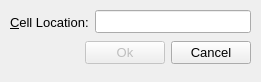
<?xml version="1.0" encoding="UTF-8"?>
<ui version="4.0">
 <class>GoToCellDialog</class>
 <widget class="QDialog" name="GoToCellDialog">
  <property name="geometry">
   <rect>
    <x>0</x>
    <y>0</y>
    <width>261</width>
    <height>82</height>
   </rect>
  </property>
  <property name="font">
   <font>
    <pointsize>10</pointsize>
   </font>
  </property>
  <property name="windowTitle">
   <string>Dialog</string>
  </property>
  <widget class="QWidget" name="">
   <property name="geometry">
    <rect>
     <x>10</x>
     <y>40</y>
     <width>241</width>
     <height>26</height>
    </rect>
   </property>
   <layout class="QHBoxLayout" name="horizontalLayout">
    <item>
     <spacer name="horizontalSpacer">
      <property name="orientation">
       <enum>Qt::Horizontal</enum>
      </property>
      <property name="sizeHint" stdset="0">
       <size>
        <width>40</width>
        <height>20</height>
       </size>
      </property>
     </spacer>
    </item>
    <item>
     <widget class="QPushButton" name="okButton">
      <property name="enabled">
       <bool>false</bool>
      </property>
      <property name="text">
       <string>Ok</string>
      </property>
      <property name="default">
       <bool>true</bool>
      </property>
     </widget>
    </item>
    <item>
     <widget class="QPushButton" name="cancelButton">
      <property name="text">
       <string>Cancel</string>
      </property>
     </widget>
    </item>
   </layout>
  </widget>
  <widget class="QWidget" name="">
   <property name="geometry">
    <rect>
     <x>10</x>
     <y>10</y>
     <width>241</width>
     <height>24</height>
    </rect>
   </property>
   <layout class="QHBoxLayout" name="horizontalLayout_2">
    <item>
     <widget class="QLabel" name="label">
      <property name="text">
       <string>&amp;Cell Location:</string>
      </property>
      <property name="buddy">
       <cstring>lineEdit</cstring>
      </property>
     </widget>
    </item>
    <item>
     <widget class="QLineEdit" name="lineEdit"/>
    </item>
   </layout>
  </widget>
 </widget>
 <resources/>
 <connections/>
</ui>
